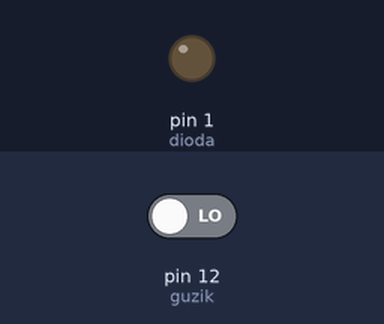
Recording of a sketch running on a simulated Arduino Uno, built with avr-gcc and run on an emulated ATmega328P. Shown: output pins drawn as LEDs (lit = HIGH). Inputs (shaded band) come from the test bench; at power-on: pin 12 (guzik) LOW.

Above: at 1.2 s.
1.3 s: pin 12 (guzik) driven HIGH
At 1.6 s:
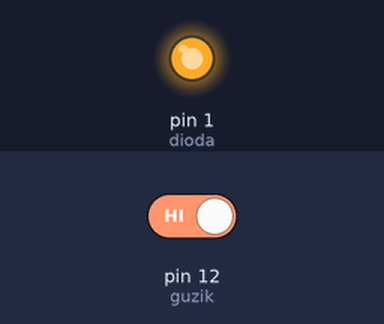
Timing chart, 0 to 4.3 s (numbered marks = the images above; inputs shaded):
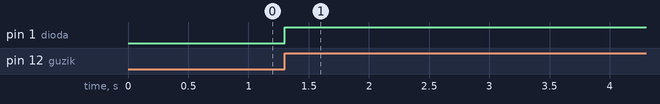

The sketch:

guzik.ino
```cpp
int guzik = 12;
int dioda = 1;

void setup() {
  pinMode(dioda, OUTPUT);
  pinMode(guzik, INPUT);

}

void loop() {
  if(digitalRead(guzik) == HIGH)
    digitalWrite(dioda, HIGH);

}
```

Measured:
- after the input at 1.3 s, pin 1 (dioda): LOW → HIGH at once
